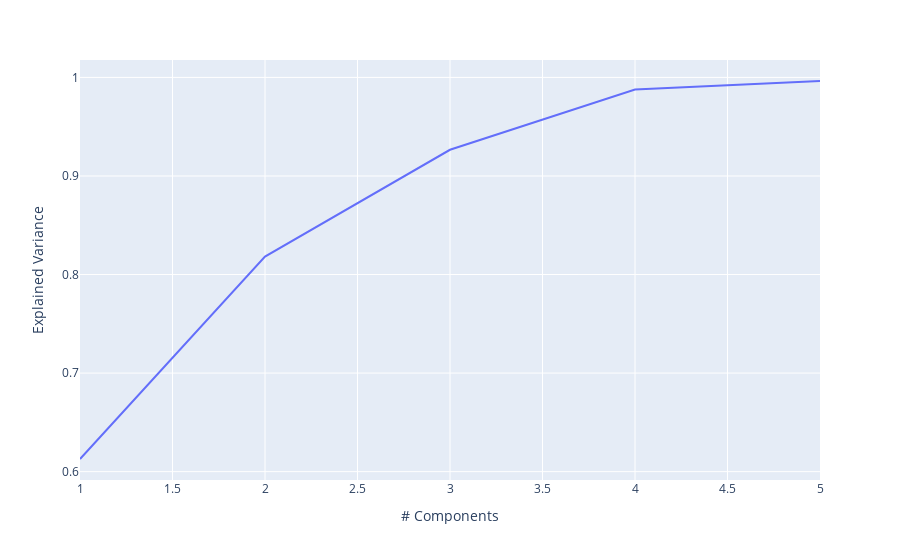

Here is the notebook cell this chart was saved with:
### Code cell
exp_var_cumul = np.cumsum(pca.explained_variance_ratio_)

fig=px.line(
    x=range(1, exp_var_cumul.shape[0] + 1),
    y=exp_var_cumul,
    labels={"x": "# Components", "y": "Explained Variance"}
)
fig.update_yaxes(tickvals=[0, 0.1,0.2, 0.3,0.4,0.5,0.6,0.7,0.8,0.9,1])

fig.show()
fig.write_image("/home/alexandra/Documents/test_oracle_explained_var.png")

### Figure 1 — Plotly figure (JSON) as saved in the notebook; plotly's stock layout.template omitted (floating-point values rounded to 4 significant figures)
{"data": [{"hovertemplate": "# Components=%{x}<br>Explained Variance=%{y}<extra></extra>", "legendgroup": "", "line": {"color": "#636efa", "dash": "solid"}, "marker": {"symbol": "circle"}, "mode": "lines", "name": "", "orientation": "v", "showlegend": false, "type": "scatter", "x": [1, 2, 3, 4, 5], "xaxis": "x", "y": [0.6128, 0.8182, 0.9266, 0.9877, 0.9964], "yaxis": "y"}], "layout": {"legend": {"tracegroupgap": 0}, "margin": {"t": 60}, "xaxis": {"anchor": "y", "domain": [0, 1], "title": {"text": "# Components"}}, "yaxis": {"anchor": "x", "domain": [0, 1], "tickvals": [0, 0.1, 0.2, 0.3, 0.4, 0.5, 0.6, 0.7, 0.8, 0.9, 1], "title": {"text": "Explained Variance"}}}}
